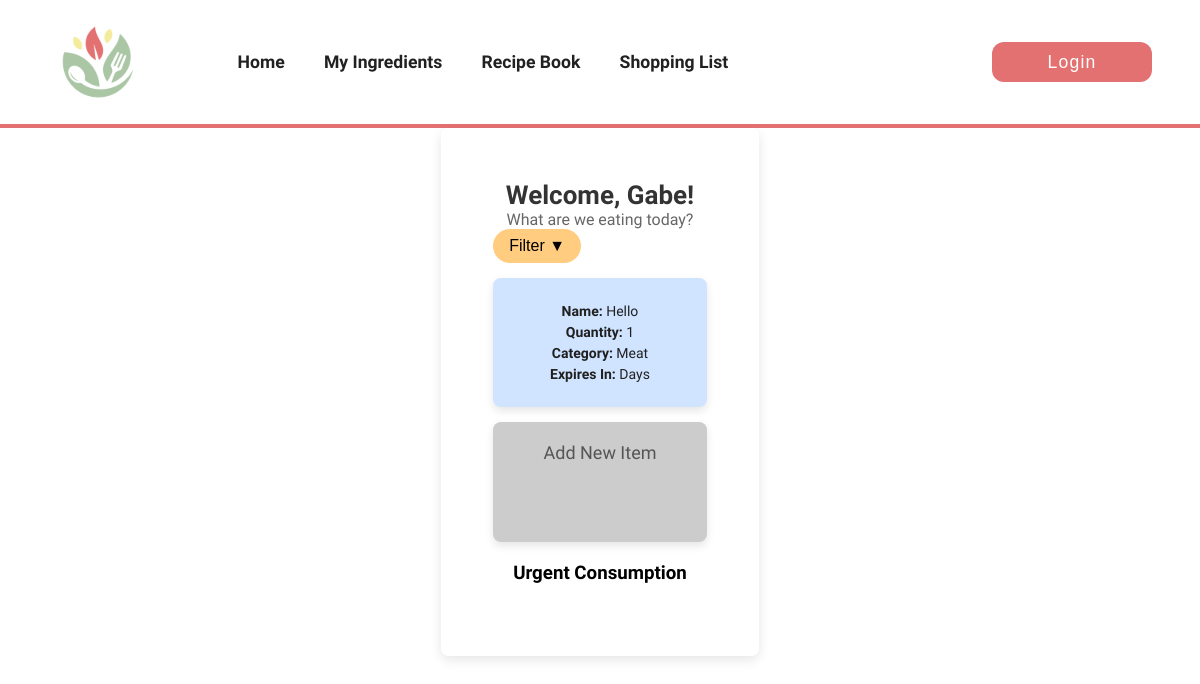
The page /ingredient/ on the database its author committed.
### apps/ingredient/models.py (models this page shows, shortened)
class Ingredient(models.Model):
    ingredient_id = models.AutoField(primary_key=True)
    name = models.CharField(max_length=100)
    quantity = models.IntegerField(default=1)  # Add this field for quantity
    category = models.CharField(max_length=100)
    image = models.ImageField(upload_to='ingredient/', null=True, blank=True)
    date_purchased = models.DateField(null=True, blank=True)  # Add this field for the purchase date
    expiry_date = models.DateField(null=True, blank=True)     # Add this field for expiry date

### apps/ingredient/views.py (the view)
# urls.py: path('', IngredientListView.as_view(), name='ingredient-list'),
class IngredientListView(ListView):
    model = Ingredient
    template_name = 'ingredient_list.html'
    context_object_name = 'ingredients'

### apps/ingredient/templates/ingredient_list.html (shortened to what this page needs)
{% extends "base.html" %}
{% block content %}
<div class="container">
    <h2>Welcome, Gabe!</h2>
    <p>What are we eating today?</p>
    <button class="btn-filter" onclick="filterCategory()">Filter ▼</button>
    <div class="inventory-grid">
        {% for ingredient in ingredients %}
        <div class="inventory-item">
            <p><b>Name:</b> {{ ingredient.name }}</p>
            <p><b>Quantity:</b> {{ ingredient.quantity }}</p>
            <p><b>Category:</b> {{ ingredient.category }}</p>
            <p><b>Expires In:</b> {{ ingredient.days_until_expiry }} Days</p>
        </div>
        {% endfor %}
        <div class="add-item">
            <a href="/ingredient/new/">Add New Item</a>
        </div>
    </div>
    <div class ="title"><h3>Urgent Consumption</h3></div>
</div>
{% endblock %}

### static/css/style.css (style rules this page uses)
:root { --primary-coral: #e47171; --primary-peach: #f4c49c; --primary-lemon: #f3ef9b; --primary-sage: #aac6a5; --color-text-gray: #7c7b7b; }
* { padding: 0; margin: 0; box-sizing: border-box; }
html, body { width: 100%; height: 100%; margin: 0; padding: 0; box-sizing: border-box; }
body { min-height: 100vh; background-image: url("/static/img/doodle-bg.png"); background-size: cover; background-position: center; background-attachment: fixed; display: flex; flex-direction: column; }
.raleway { font-family: "Raleway", sans-serif; font-optical-sizing: auto; }

### apps/ingredient/templates/ingredient_list.html (style rules this page uses)
.container { max-width: 1000px; margin: auto; padding: 20px; }
h2 { text-align: center; font-size: 26px; color: #333; }
p { text-align: center; color: #666; }
.inventory-grid { display: grid; grid-template-columns: repeat(auto-fill, minmax(150px, 1fr)); gap: 15px; }
.inventory-item { padding: 20px; background-color: #d0e4ff; border-radius: 8px; text-align: center; position: relative; box-shadow: 0px 4px 8px rgba(0, 0, 0, 0.1); transition: background-color 0.2s, transform 0.2s; min-height: 120px; overflow: hidden; }
.inventory-item::before { content: ''; position: absolute; top: 0; left: 0; right: 0; bottom: 0; background-color: rgba(0, 0, 0, 0.3); opacity: 0; transition: opacity 0.2s; }
.inventory-item p { font-size: 14px; color: #202020; margin: 5px 0; opacity: 1; transition: opacity 0.2s; }
.add-item { background-color: #ccc; color: #555; cursor: pointer; border-radius: 8px; text-align: center; position: relative; box-shadow: 0px 4px 8px rgba(0, 0, 0, 0.1); transition: background-color 0.2s, transform 0.2s; min-height: 120px; overflow: hidden; transition: background-color 0.3s ease; }
.add-item a { color: inherit; text-decoration: none; font-size: 18px; display: block; padding: 20px 0; }
.title { padding: 20px; }
.btn-filter { background-color: #ffcc80; padding: 8px 16px; border: none; border-radius: 20px; cursor: pointer; font-size: 16px; display: flex; align-items: center; justify-content: center; margin-bottom: 15px; }

### rows shown on the page
Ingredient: name "Hello", quantity "1", category "Meat"
